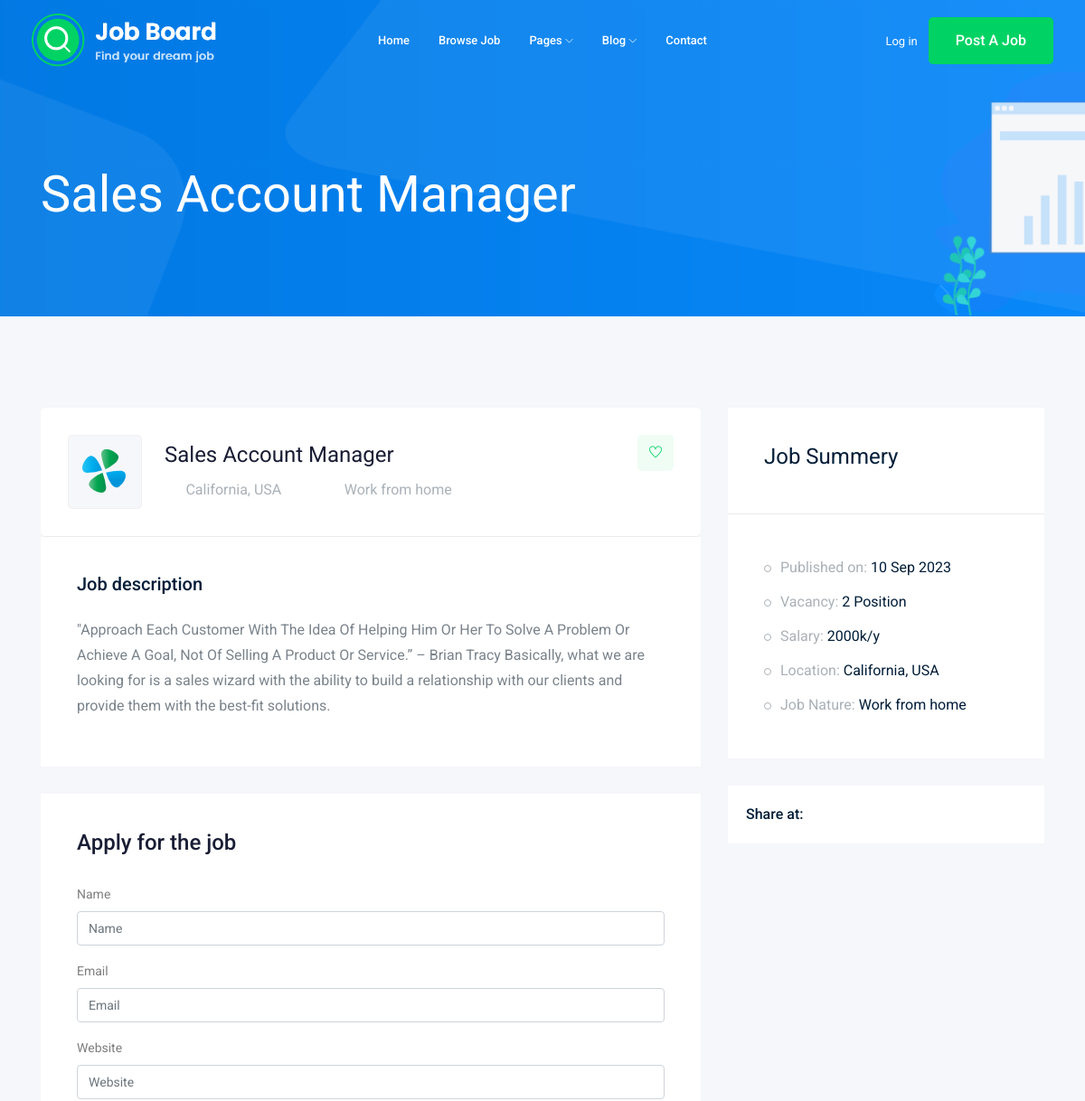
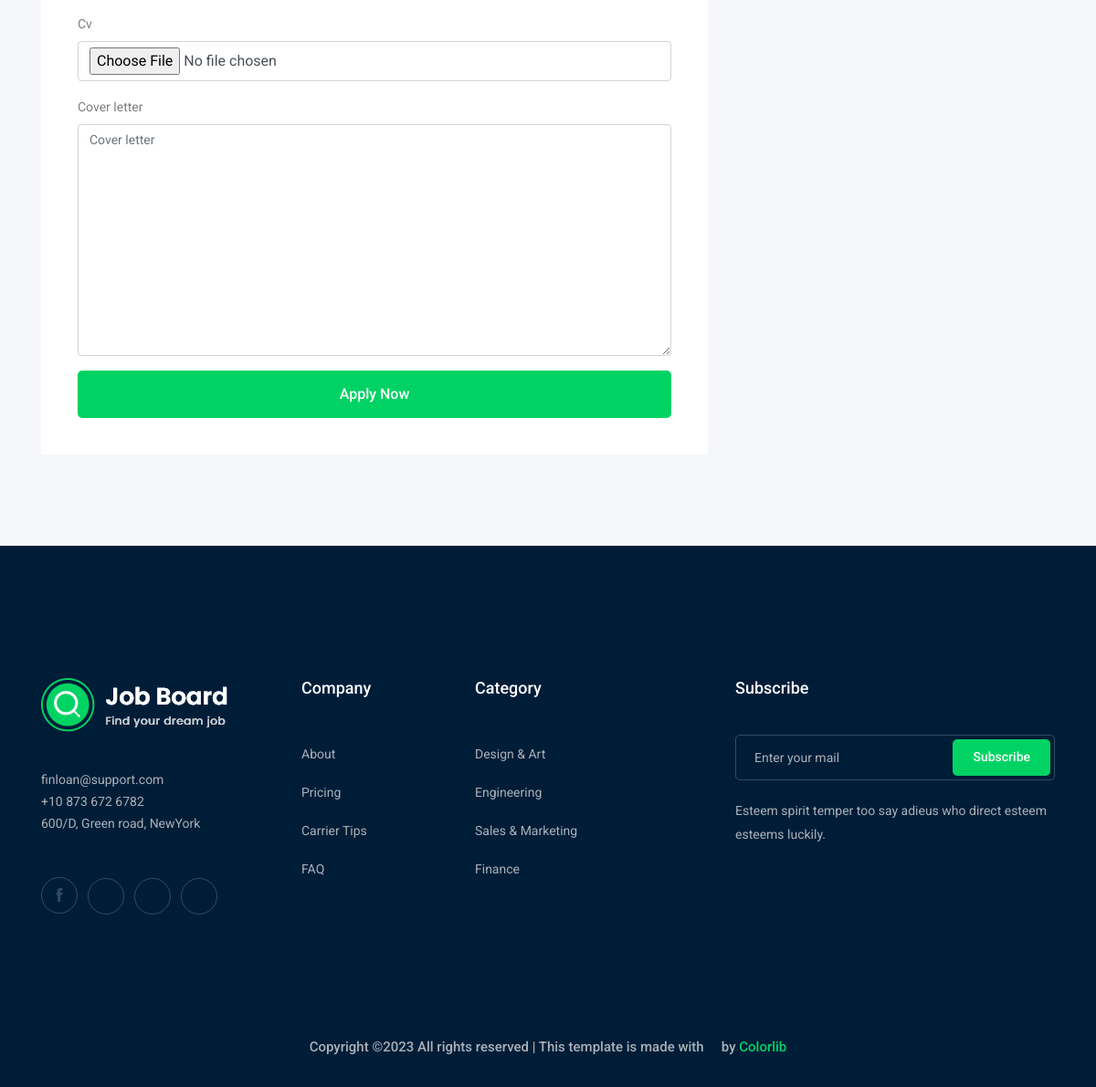
Page /jobs/sales-account-manager on the committed database (2 pictures, top to bottom).
### job/models.py (models this page shows, shortened)
class Job(models.Model):
    owner = models.ForeignKey(User, related_name='job_owner', on_delete=models.CASCADE)
    title = models.CharField(max_length=100)
    job_type = models.CharField(max_length=15, choices=JOB_TYPE)
    description = models.TextField(max_length=1000)
    published_at = models.DateTimeField(auto_now=True)
    vacancy = models.IntegerField(default=1)
    salary = models.IntegerField(default=0)
    experience = models.IntegerField(default=1)
    category = models.ForeignKey('Category', on_delete=models.CASCADE)
    image = models.ImageField(upload_to=image_upload)
    slug = models.SlugField(blank=True, null=True)
    def __str__(self):
        return self.title

### job/views.py (the view)
# urls.py: path('<str:slug>', views.job_detail, name='job_detail'),
def job_detail(request, slug):
    job_detail = Job.objects.get(slug=slug)
    if request.method=='POST':
        form = ApplyForm(request.POST, request.FILES)
        if form.is_valid():
            my_form = form.save(commit=False)
            my_form.job = job_detail
            my_form.save()
            form = ApplyForm()                    # <= 1 idea
    else:
        form = ApplyForm()
    context = {'job':job_detail, 'form1':form}
    return render(request, 'job/job_detail.html', context)

### job/form.py
class ApplyForm(forms.ModelForm):
    class Meta:
        model = Apply
        fields = ['name', 'email', 'website', 'cv', 'cover_letter']

### job/templates/job/job_detail.html (shortened to what this page needs)
{% extends 'base.html' %}
{% load static %}
{% load bootstrap5 %}
{% block content %}
    <div class="bradcam_area bradcam_bg_1">
        <div class="container">
            <div class="row">
                <div class="col-xl-12">
                    <div class="bradcam_text">
                        <h3>{{job}}</h3>
                    </div>
                </div>
            </div>
        </div>
    </div>
    <div class="job_details_area">
        <div class="container">
            <div class="row">
                <div class="col-lg-8">
                    <div class="job_details_header">
                        <div class="single_jobs white-bg d-flex justify-content-between">
                            <div class="jobs_left d-flex align-items-center">
                                <div class="thumb">
                                    <img src="img/svg_icon/1.svg" alt="">
                                </div>
                                <div class="jobs_conetent">
                                    <a href="#"><h4>{{job}}</h4></a>
                                    <div class="links_locat d-flex align-items-center">
                                        <div class="location">
                                            <p> <i class="fa fa-map-marker"></i> California, USA</p>
                                        </div>
                                        <div class="location">
                                            <p> <i class="fa fa-clock-o"></i>{{job.job_type}}</p>
                                        </div>
                                    </div>
                                </div>
                            </div>
                            <div class="jobs_right">
                                <div class="apply_now">
                                    <a class="heart_mark" href="#"> <i class="ti-heart"></i> </a>
                                </div>
                            </div>
                        </div>
                    </div>
                    <div class="descript_wrap white-bg">
                        <div class="single_wrap">
                            <h4>Job description</h4>
                            <p>{{job.description}}</p>
                        </div>
                    </div>
                    <div class="apply_job_form white-bg">
                        <h4>Apply for the job</h4>
                        <form method="POST" enctype="multipart/form-data">
                            {% bootstrap_form form1 %}
                            {% buttons %}
                                <button class="boxed-btn3 w-100" type="submit">Apply Now</button>
                            {% endbuttons %}
                        </form>
                    </div>
                </div>
                <div class="col-lg-4">
                    <div class="job_sumary">
                        <div class="summery_header">
                            <h3>Job Summery</h3>
                        </div>
                        <div class="job_content">
                            <ul>
                                <li>Published on: <span>{{job.published_at|date:"d M Y"}}</span></li>
                                <li>Vacancy: <span>{{job.vacancy}} Position</span></li>
                                <li>Salary: <span>{{job.salary}}k/y</span></li>
                                <li>Location: <span>California, USA</span></li>
                                <li>Job Nature: <span>{{job.job_type}}</span></li>
                            </ul>
                        </div>
                    </div>
                    <div class="share_wrap d-flex">
                        <span>Share at:</span>
                        <ul>
                            <li><a href="#"> <i class="fa fa-facebook"></i></a> </li>
                            <li><a href="#"> <i class="fa fa-google-plus"></i></a> </li>
                            <li><a href="#"> <i class="fa fa-twitter"></i></a> </li>
                            <li><a href="#"> <i class="fa fa-envelope"></i></a> </li>
                        </ul>
                    </div>
                    <div class="job_location_wrap">
                        <div class="job_lok_inner">
                            <div id="map" style="height: 200px;"></div>
                          </div>
                    </div>
                </div>
            </div>
        </div>
    </div>
{% endblock content %}

### rows in the picture
Job: title "Sales Account Manager", job_type "Work from home", description "\"Approach Each Customer With The Idea Of Helping Him Or Her To Solve A Problem Or Achieve A Goal, Not Of Selling A Product Or Service.” – Brian Tracy Basically, what we are looking for is a sales wizard with the ability to build a relationship with our clients and provide them with the best-fit solutions.", published_at "10 Sep 2023", vacancy "2", salary "2000"
